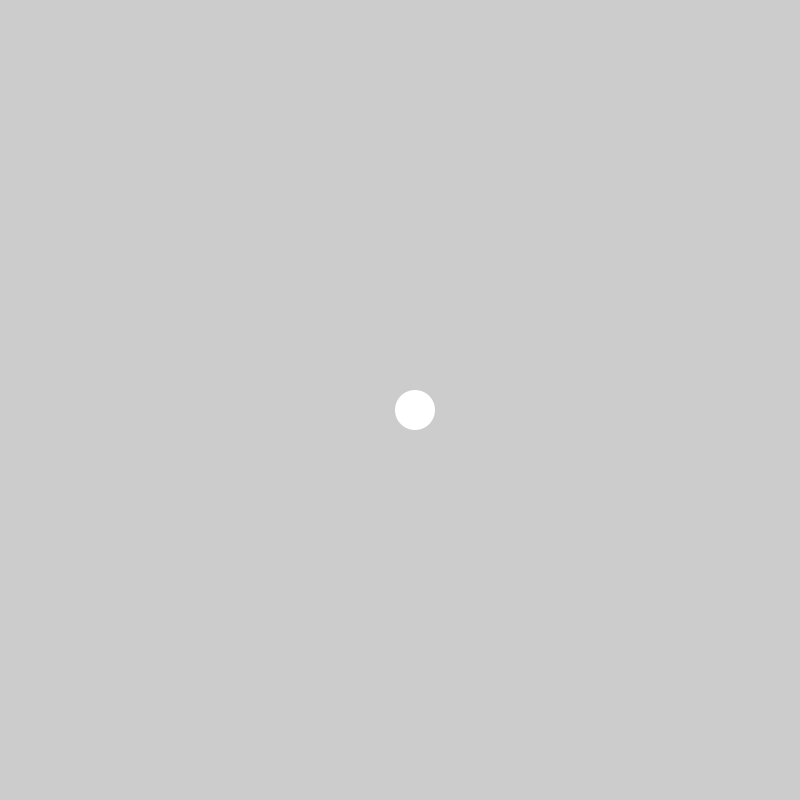
Frame 1 (no input)
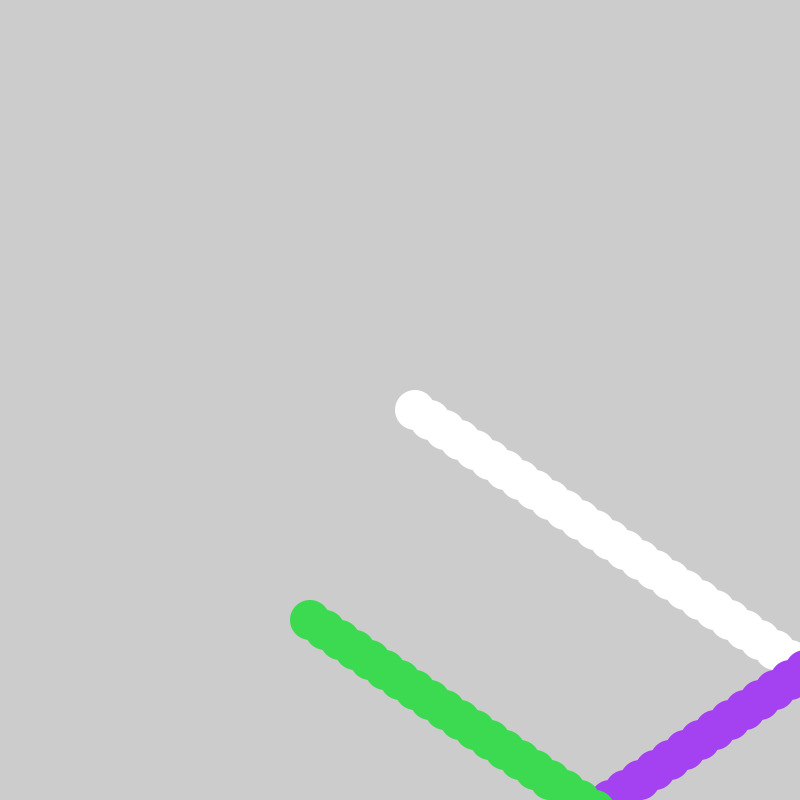
Frame 60 (the mouse pressed at the canvas centre just before this capture)
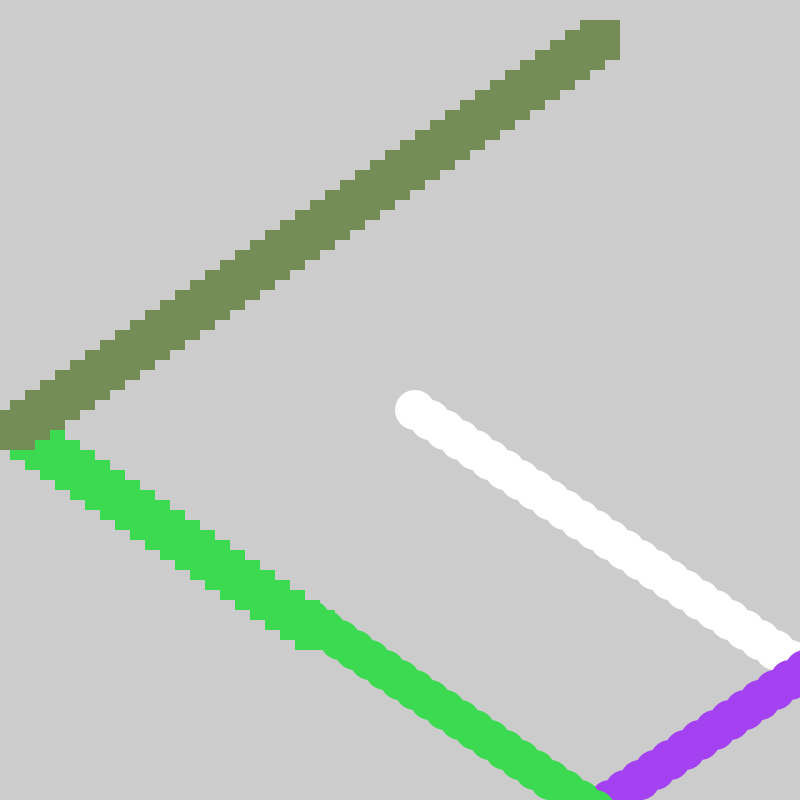
Frame 120 (the mouse held since frame 60 and released just before this capture)

The Processing sketch that drew these frames (run headless with seeded random() and noise(); from frame 60 on, the mouse is pressed at the canvas centre):

// Processing sketch: processing_103759
// ── processing_103759.pde

float ballX;
float ballY;
float vx; // x velocity
float vy; // y velocity

void setup()
{
  size(800, 800);
  
  // set initial position (in the middle of the screen)
  ballX = width / 2;
  ballY = height / 2;
  
  vx = 15;
  vy = 10;
  
  noStroke();
}

void draw()
{
  moveBall();
  drawBall();
}

void moveBall()
{
  ballX += vx;
  ballY += vy;
  
  if (ballX < 0 || ballX > width)
  {
   // background(random(0, 255), random(0,255), random(0,255));
    fill(random(0, 255), random(0,255), random(0,255));
    vx = vx * -1;
  }
  
  // check if the ball over the top or bottom edges of the screen
  if (ballY < 0 || ballY > height)
  {
    //background(random(0, 255), random(0,255), random(0,255));
    fill(random(0, 255), random(0,255), random(0,255));
    vy = vy * -1;
  }
}

void drawBall()
{
  if(mousePressed)
  {
    rect(ballX, ballY, 40, 40);
  }
  else 
  {
    ellipse(ballX, ballY, 40, 40);
  }
}
